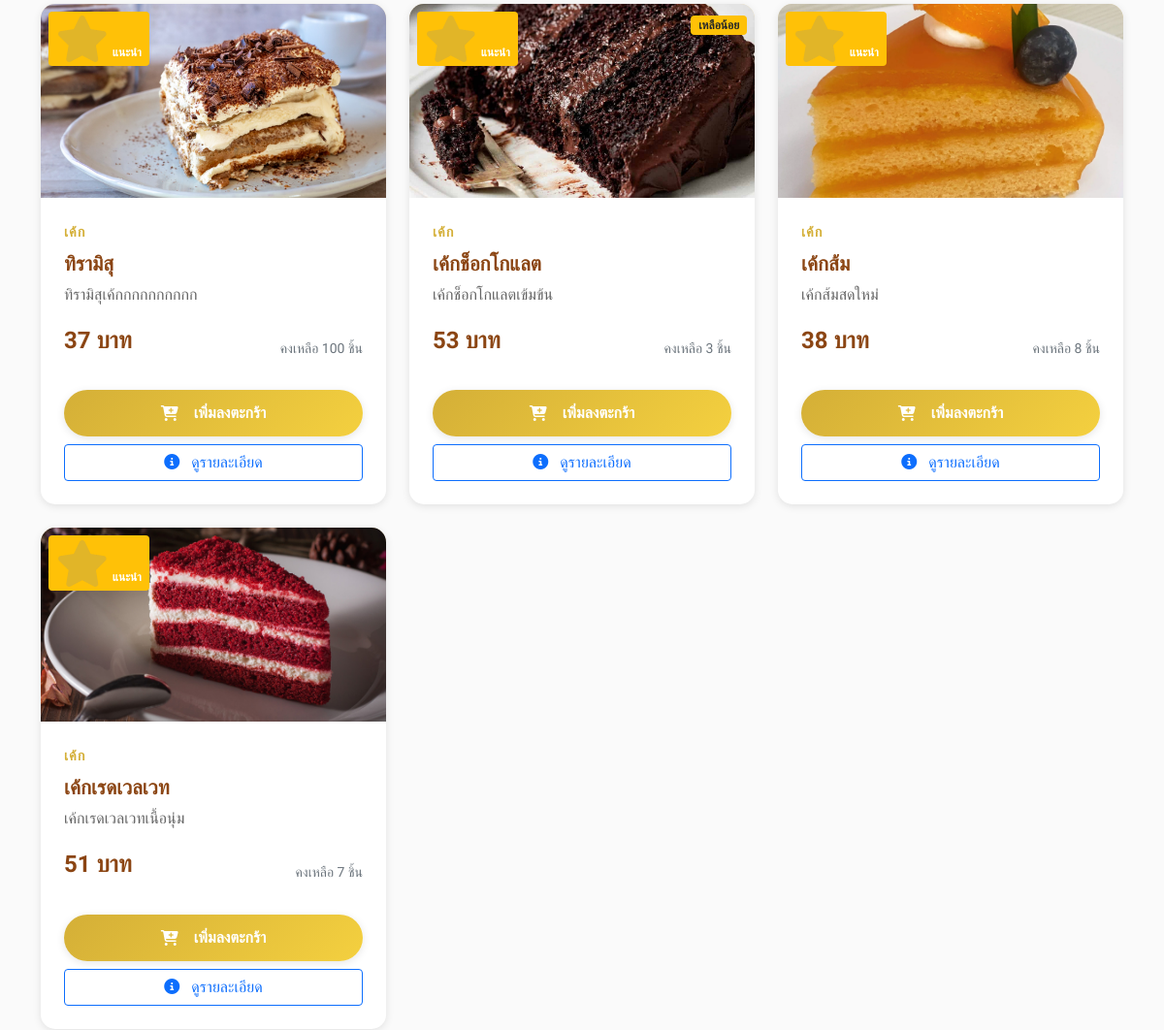
The page /category/1 (middle part) on the database as committed earlier.
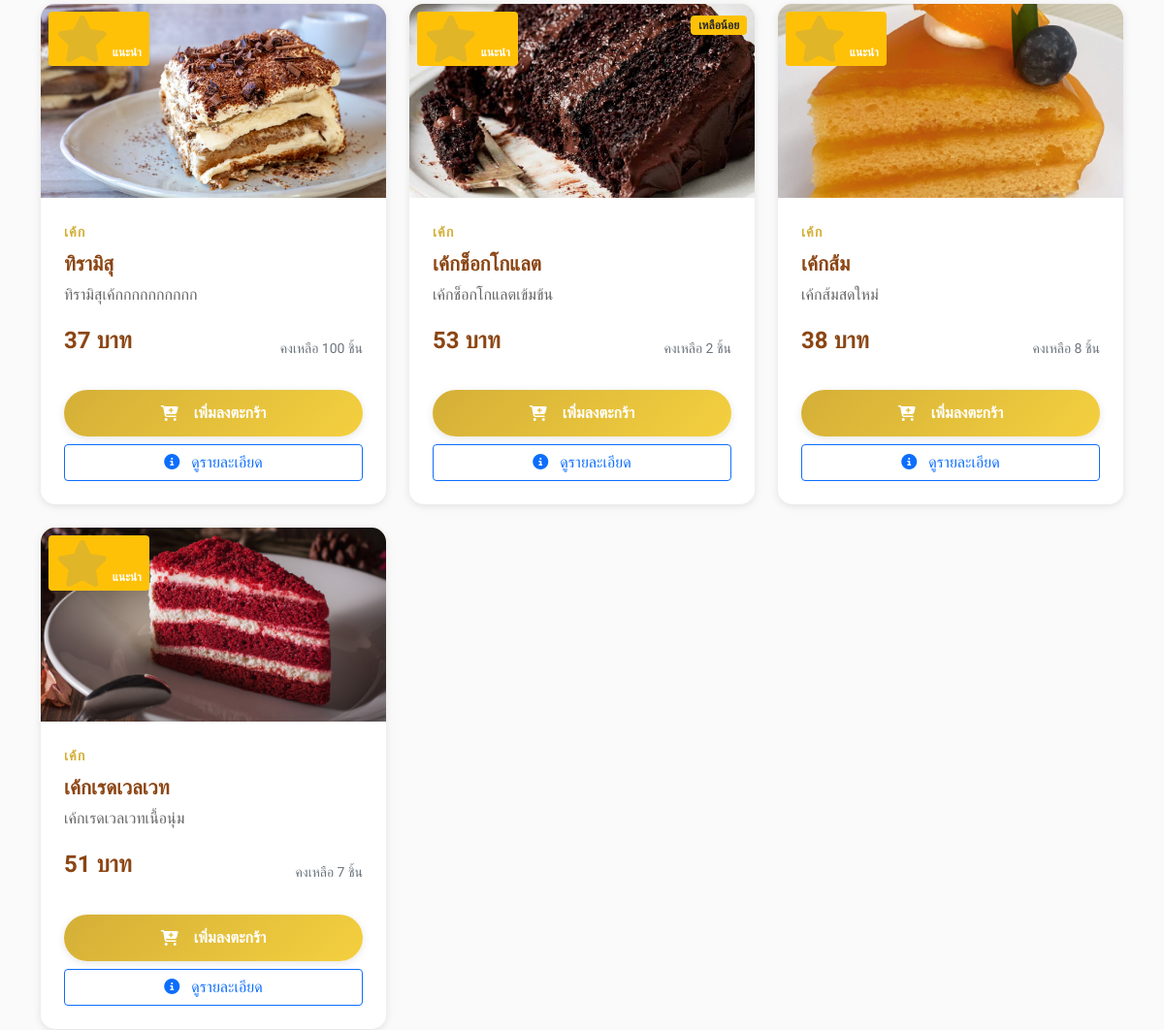
The same page on the database as committed later.
### tables this page shows
CREATE TABLE products (
        id INTEGER PRIMARY KEY AUTOINCREMENT,
        name TEXT NOT NULL,
        name_en TEXT,
        description TEXT,
        price DECIMAL(10,2) NOT NULL,
        image TEXT,
        category_id INTEGER,
        is_available BOOLEAN DEFAULT 1,
        is_featured BOOLEAN DEFAULT 0,
        stock_quantity INTEGER DEFAULT 0,
        created_at TIMESTAMP DEFAULT CURRENT_TIMESTAMP,
        FOREIGN KEY (category_id) REFERENCES categories (id)
    );

### app.py (the view)
@app.route('/category/<int:category_id>')
def category_by_id(category_id):
    categories = get_categories()
    products = get_products_by_category(category_id)
    category_name = None
    for cat in categories:
        if cat['id'] == category_id:
            category_name = cat['name']
            break
    if not category_name:
        flash('ไม่พบหมวดหมู่ที่ต้องการ')
        return redirect(url_for('index'))
    return render_template('category.html',
                         products=products,
                         category_name=category_name)

### app.py (called while the page is built, shortened)
def get_db_connection():
    conn = sqlite3.connect(DB_NAME)
    conn.row_factory = sqlite3.Row
    return conn

def get_categories():
    conn = get_db_connection()
    categories = conn.execute(
        "SELECT * FROM categories ORDER BY display_order"
    ).fetchall()
    conn.close()
    return categories

def get_products_by_category(category_id=None, featured_only=False):
    conn = get_db_connection()
    if category_id:
        if featured_only:
            products = conn.execute("""
                SELECT p.*, c.name as category_name
                FROM products p
                JOIN categories c ON p.category_id = c.id
                WHERE p.category_id = ? AND p.is_available = 1 AND p.is_featured = 1
                ORDER BY p.created_at DESC
            """, (category_id,)).fetchall()
        else:
            products = conn.execute("""
                SELECT p.*, c.name as category_name
                FROM products p
                JOIN categories c ON p.category_id = c.id
                WHERE p.category_id = ? AND p.is_available = 1
                ORDER BY p.created_at DESC
            """, (category_id,)).fetchall()
    conn.close()
    return products

### templates/category.html (shortened to what this page needs)
{% extends "layout.html" %}
{% block content %}
<div class="container py-5">
    {% if products %}
        <div class="row" id="products-container">
            {% for product in products %}
            <div class="col-lg-4 col-md-6 mb-4 product-item"
                 data-name="{{ product.name }}"
                 data-price="{{ product.price }}">
                <div class="product-card h-100">
                    <div class="product-image">
                        {% if product.image %}
                            <img src="{{ url_for('static', filename='images/products/' + product.image) }}"
                                 alt="{{ product.name }}"
                                 class="img-fluid"
                                 loading="lazy">
                        {% else %}
                            <i class="fas fa-birthday-cake"></i>
                        {% endif %}
                        {% if product.is_featured %}
                        <div class="position-absolute top-0 start-0 m-2">
                            <span class="badge bg-warning">
                                <i class="fas fa-star me-1"></i>แนะนำ
                            </span>
                        </div>
                        {% endif %}
                        {% if product.stock_quantity <= 5 and product.stock_quantity > 0 %}
                        <div class="position-absolute top-0 end-0 m-2">
                            <span class="badge bg-warning text-dark">
                                เหลือน้อย
                            </span>
                        </div>
                        {% endif %}
                    </div>
                    <div class="product-body">
                        <div class="product-category">{{ category_name }}</div>
                        <h5 class="product-name">{{ product.name }}</h5>
                        {% if product.description %}
                            <p class="product-description">{{ product.description }}</p>
                        {% endif %}
                        <div class="d-flex justify-content-between align-items-center mb-3">
                            <div class="product-price">{{ "%.0f"|format(product.price) }} บาท</div>
                            {% if product.stock_quantity > 0 %}
                                <small class="text-muted">คงเหลือ {{ product.stock_quantity }} ชิ้น</small>
                            {% else %}
                                <small class="text-danger">สินค้าหมด</small>
                            {% endif %}
                        </div>
                        <div class="d-grid gap-2">
                            {% if product.stock_quantity > 0 %}
                                <button class="btn btn-custom add-to-cart"
                                        data-product-id="{{ product.id }}"
                                        data-product-name="{{ product.name }}"
                                        data-product-price="{{ product.price }}">
                                    <i class="fas fa-cart-plus me-2"></i>
                                    เพิ่มลงตะกร้า
                                </button>
                            {% else %}
                                <button class="btn btn-secondary" disabled>
                                    <i class="fas fa-times me-2"></i>
                                    สินค้าหมด
                                </button>
                            {% endif %}
                            <a href="{{ url_for('product_detail', product_id=product.id) }}"
                               class="btn btn-outline-primary">
                                <i class="fas fa-info-circle me-2"></i>
                                ดูรายละเอียด
                            </a>
                        </div>
                    </div>
                </div>
            </div>
            {% endfor %}
        </div>
    {% endif %}
</div>
{% endblock %}

Rows that differ between the two databases and show on the page:
changed products "เค้กช็อกโกแลต": stock_quantity "3" → "2"
